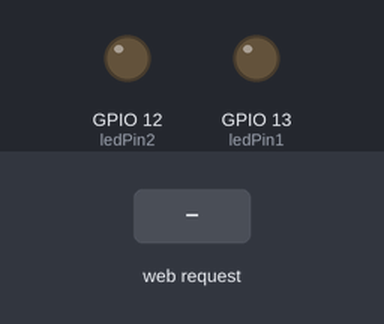
A sketch run on a simulated ESP32. Shown: output pins drawn as LEDs (lit = HIGH). The inputs (shaded band) are chosen by the test bench. WiFi joins after 1.5 s; servers stay silent unless stated; what the sketch prints to the serial monitor is not drawn.

Above: at 3.2 s.
3.3 s: HTTP request GET /toggle-led1 received
At 4.0 s:
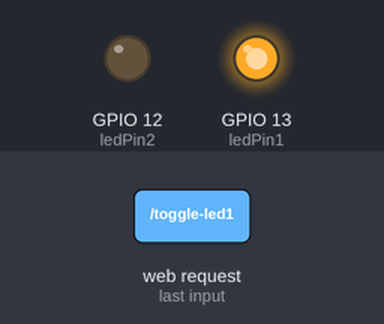
4.8 s: HTTP request GET /toggle-led2 received
At 5.2 s:
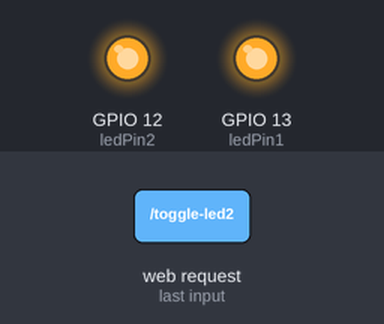
6.3 s: HTTP request GET /toggle-led1 received
At 7.5 s:
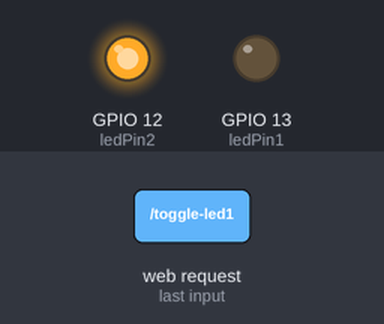
7.8 s: HTTP request GET /deactivate received
At 8.6 s:
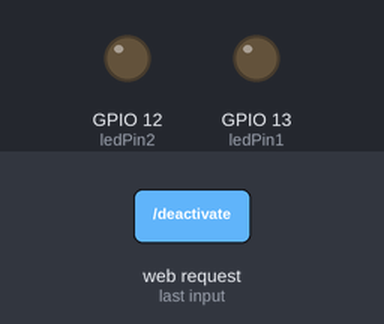
Timing chart, 0 to 10.3 s (numbered marks = the images above; inputs shaded):
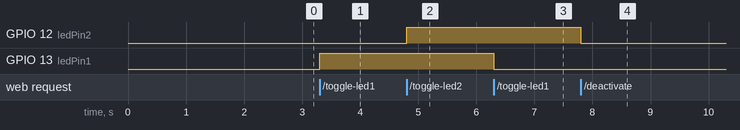

Measured:
- after the input at 3.3 s, GPIO 13 (ledPin1): LOW → HIGH at once
- after the input at 4.8 s, GPIO 12 (ledPin2): LOW → HIGH at once
- after the input at 6.3 s, GPIO 13 (ledPin1): HIGH → LOW at once
- after the input at 7.8 s, GPIO 12 (ledPin2): HIGH → LOW at once

The sketch:

light-code.ino
```cpp
#include <WiFi.h>
#include <WebServer.h>

const char *ssid = "todo";        // Your WiFi SSID
const char *password = "todotodo";    // Your WiFi Password

WebServer server(3000);

int ledPin1 = 13; // GPIO 13 for LED 1 (blue)
int ledPin2 = 12; // GPIO 12 for LED 2 (red)
int temp = 0;
int temp2 = 0;

void setup() {
  pinMode(ledPin1, OUTPUT);
  pinMode(ledPin2, OUTPUT);
  digitalWrite(ledPin1, LOW);
  digitalWrite(ledPin2, LOW);
  Serial.begin(9600);

  WiFi.begin(ssid, password);
  Serial.println("Connecting to WiFi...");
  while (WiFi.status() != WL_CONNECTED) {
      delay(1000);
      Serial.print(".");
  }
  Serial.println("Connected to WiFi");
  Serial.print("IP: ");
  Serial.println(WiFi.localIP());

  server.on("/toggle-led1", HTTP_GET, []() {
      digitalWrite(ledPin1, !digitalRead(ledPin1));
      if (digitalRead(ledPin1) == HIGH){
        server.send(200, "text/plain", "Hall room lights are turned on");
      }
      else{
        server.send(200, "text/plain", "Hall room lights are turned off");
      }
  });

  server.on("/toggle-led2", HTTP_GET, []() {
      digitalWrite(ledPin2, !digitalRead(ledPin2));
      if (digitalRead(ledPin2) == HIGH){
        server.send(200, "text/plain", "Bedroom lights are turned on");
      }
      else{
        server.send(200, "text/plain", "Bedroom lights are turned off");
      }
  });

  server.on("/deactivate", HTTP_GET, []() {
      digitalWrite(ledPin1, LOW);
      digitalWrite(ledPin2, LOW);
      server.send(200, "text/plain", "All lights are turned off");
  });

  // Add CORS headers for all requests
  server.onNotFound([](){
    if (server.method() == HTTP_OPTIONS) {
      server.sendHeader("Access-Control-Allow-Origin", "*");
      server.sendHeader("Access-Control-Max-Age", "10000");
      server.sendHeader("Access-Control-Allow-Methods", "PUT,POST,GET,OPTIONS");
      server.sendHeader("Access-Control-Allow-Headers", "*");
      server.send(204);
    } else {
      server.send(404, "text/plain", "Not Found");
    }
  });

  server.begin();
}

void loop() {
    server.handleClient();
}
```
